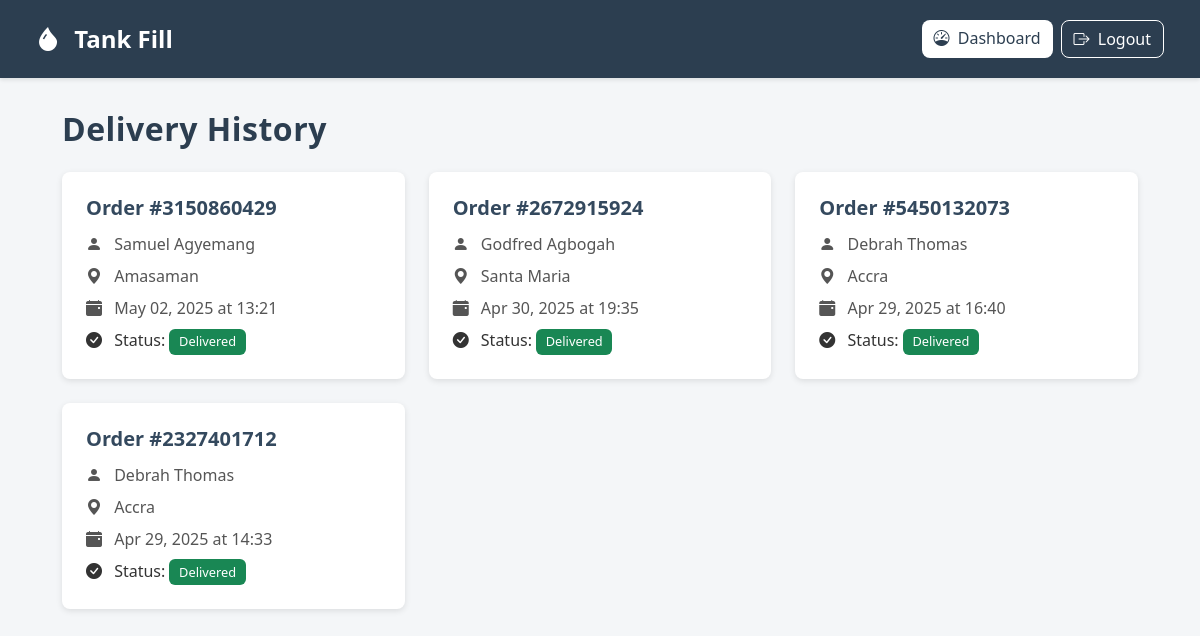
/driver/history/ (signed in), run on the app's committed database.
### authentication/models.py (models this page shows, shortened)
class Delivery(models.Model):
    delivery_id = UniqueIDField(primary_key=True, editable=False, unique=True)
    order = models.ForeignKey(Order, on_delete=models.CASCADE, related_name="delivery")
    delivery_status = models.CharField(max_length=20, choices=DELIVERY_STATUS)
    delivery_date = models.DateTimeField(default=timezone.now)
    driver = models.ForeignKey(Driver, on_delete=models.SET_NULL, null=True, blank=True)
    payment = models.ForeignKey(Payment, on_delete=models.SET_NULL, null=True, blank=True)
    is_deleivered = models.BooleanField(default=False)
    driver_current_lat = models.DecimalField(max_digits=9, decimal_places=6, null=True, blank=True)
    driver_current_lng = models.DecimalField(max_digits=9, decimal_places=6, null=True, blank=True)
    customer_lat = models.DecimalField(max_digits=9, decimal_places=6, null=True, blank=True)
    customer_lng = models.DecimalField(max_digits=9, decimal_places=6, null=True, blank=True)
    estimated_arrival_time = models.DateTimeField(null=True, blank=True)
    last_updated = models.DateTimeField(auto_now=True)  # auto update location timestamp

class Order(models.Model):
    order_id = UniqueIDField(primary_key=True, editable=False, unique=True)
    customer = models.ForeignKey(User, on_delete=models.CASCADE, related_name="orders", limit_choices_to={'is_customer': True})
    vendor = models.ForeignKey(Vendor, on_delete=models.CASCADE, related_name="orders")
    order_date = models.DateTimeField(auto_now_add=True)
    payment_method = models.CharField(max_length=100, choices=PAYMENT_METHODS)
    litres = models.CharField(max_length=100, null=True)
    tank_type = models.CharField(max_length=200, choices=TANK_CHOICES)
    status = models.CharField(
        max_length=20, choices=DELIVERY_STATUS, default='Pending'
    )
    is_complete = models.BooleanField(default=False)
    delivery_location = models.CharField(max_length=200, null=True, blank=True)

class User(AbstractBaseUser, PermissionsMixin):
    user_id = UniqueIDField(primary_key=True, unique=True, editable=False)
    email = models.EmailField(unique=True, blank=True, null=True)
    phone_number = models.CharField(max_length=15, unique=True, validators=[
        RegexValidator(regex=r'^\+?\d{9,15}$', message="Enter a valid phone number.")
    ])
    full_name = models.CharField(max_length=100)
    address = models.CharField(max_length=255, blank=True, null=True)
    gender = models.CharField(max_length=10, choices=GENDER_CHOICES, blank=True, null=True)
    photo = models.ImageField(upload_to='uploaded_files/kyc/photos/', default='media/profile.png', null=True, blank=True)
    date_joined = models.DateTimeField(default=timezone.now)
    is_active = models.BooleanField(default=True)
    is_staff = models.BooleanField(default=False)
    is_customer = models.BooleanField(default=False)
    is_vendor = models.BooleanField(default=False)
    is_driver = models.BooleanField(default=False)
    is_admin = models.BooleanField(default=False)
    latitude = models.DecimalField(max_digits=9, decimal_places=6, null=True, blank=True)
    longitude = models.DecimalField(max_digits=9, decimal_places=6, null=True, blank=True)
    groups = models.ManyToManyField(Group, related_name="custom_user_groups", blank=True)
    user_permissions = models.ManyToManyField(Permission, related_name="custom_user_permissions", blank=True)
    objects = CustomUserManager()
    USERNAME_FIELD = 'phone_number'
    REQUIRED_FIELDS = ['email', 'full_name']
    def get_full_name(self):
        return f"{self.full_name}"

### authentication/views.py (the view)
# urls.py: path('driver/history/', DeliveryHistoryView.as_view(), name='delivery_history'),
@method_decorator((login_required, driver_required), name='dispatch')
class DeliveryHistoryView(ListView):
    model = Delivery
    template_name = 'driver/delivery_history.html'
    context_object_name = 'deliveries'
    paginate_by = 10  # Optional
    def get_queryset(self):
        driver = self.request.user.driver_profile
        return Delivery.objects.filter(driver=driver, is_deleivered=True).select_related('order').order_by('-delivery_date')

### templates/driver/delivery_history.html (shortened to what this page needs)
<!DOCTYPE html>
<html lang="en">
<head>
    <link href="https://cdn.jsdelivr.net/npm/bootstrap@5.3.0/dist/css/bootstrap.min.css" rel="stylesheet">
    <link rel="stylesheet" href="https://cdn.jsdelivr.net/npm/bootstrap-icons@1.10.5/font/bootstrap-icons.css">
</head>
<body>
    <nav class="navbar navbar-expand-lg navbar-dark">
        <div class="container-fluid">
            <a class="navbar-brand" href="#">
                <i class="bi bi-droplet-fill me-2"></i> Tank Fill
            </a>
            <div class="d-flex">
                <a href="{% url 'driver_dashboard' %}" class="btn btn-light me-2">
                    <i class="bi bi-speedometer me-1"></i> Dashboard
                </a>
                <a href="{% url 'logout' %}" class="btn btn-outline-light">
                    <i class="bi bi-box-arrow-right me-1"></i> Logout
                </a>
            </div>
        </div>
    </nav>
    <div class="container">
        <h2 class="page-title">Delivery History</h2>
        <div class="card-list-container">
            {% for delivery in deliveries %}
            <div class="delivery-card">
                <div class="card-body">
                    <h5 class="card-title">Order #{{ delivery.order.order_id }}</h5>
                    <p class="card-text">
                        <i class="bi bi-person-fill me-2"></i> {{ delivery.order.customer.get_full_name }}
                    </p>
                    <p class="card-text">
                        <i class="bi bi-geo-alt-fill me-2"></i> {{ delivery.order.delivery_location }}
                    </p>
                    <p class="card-text">
                        <i class="bi bi-calendar-event-fill me-2"></i>
                        {{ delivery.delivery_date|date:"M d, Y" }} at {{ delivery.delivery_date|time:"H:i" }}
                    </p>
                    <div>
                        <i class="bi bi-check-circle-fill me-2"></i> Status:
                        <span class="badge bg-success">Delivered</span>
                    </div>
                </div>
            </div>
            {% endfor %}
        </div>
    </div>
</body>
</html>

### templates/driver/delivery_history.html (style rules this page uses)
body { background-color: #f4f6f8; font-family: 'Segoe UI', Tahoma, Geneva, Verdana, sans-serif; color: #333; margin: 0; padding: 0; display: flex; flex-direction: column; min-height: 100vh; }
.navbar { background-color: #2c3e50; padding: 1rem 1.5rem; box-shadow: 0 2px 4px rgba(0, 0, 0, 0.1); }
.navbar-brand { font-size: 1.5rem; font-weight: 600; color: #fff; }
.navbar .btn { border-radius: 8px; font-weight: 500; transition: background-color 0.3s ease-in-out, color 0.3s ease-in-out, box-shadow 0.3s ease-in-out; }
.navbar .btn-light { color: #2c3e50; background-color: #fff; border: none; }
.navbar .btn-outline-light { color: #fff; border-color: #fff; }
.container { padding: 2rem; flex-grow: 1; display: flex; flex-direction: column; }
.page-title { color: #2c3e50; margin-bottom: 1.5rem; font-weight: 700; letter-spacing: 0.5px; }
.card-list-container { display: grid; grid-template-columns: repeat(auto-fit, minmax(300px, 1fr)); gap: 1.5rem; }
.delivery-card { background-color: #fff; border-radius: 8px; box-shadow: 0 2px 6px rgba(0, 0, 0, 0.1); overflow: hidden; transition: transform 0.2s ease-in-out, box-shadow 0.2s ease-in-out; }
.card-body { padding: 1.5rem; }
.card-title { font-size: 1.25rem; font-weight: 600; color: #34495e; margin-bottom: 0.75rem; }
.card-text { color: #555; margin-bottom: 0.5rem; }
.badge { border-radius: 6px; font-weight: 500; font-size: 0.8rem; padding: 0.4rem 0.6rem; }

### data on the page
Delivery: order.order_id "3150860429", order.customer.get_full_name "Samuel Agyemang", order.delivery_location "Amasaman", delivery_date "May 02, 2025", delivery_date "13:21"
Delivery: order.order_id "2672915924", order.customer.get_full_name "Godfred Agbogah", order.delivery_location "Santa Maria", delivery_date "Apr 30, 2025", delivery_date "19:35"
Delivery: order.order_id "5450132073", order.customer.get_full_name "Debrah Thomas", order.delivery_location "Accra", delivery_date "Apr 29, 2025", delivery_date "16:40"
Delivery: order.order_id "2327401712", order.customer.get_full_name "Debrah Thomas", order.delivery_location "Accra", delivery_date "Apr 29, 2025", delivery_date "14:33"
